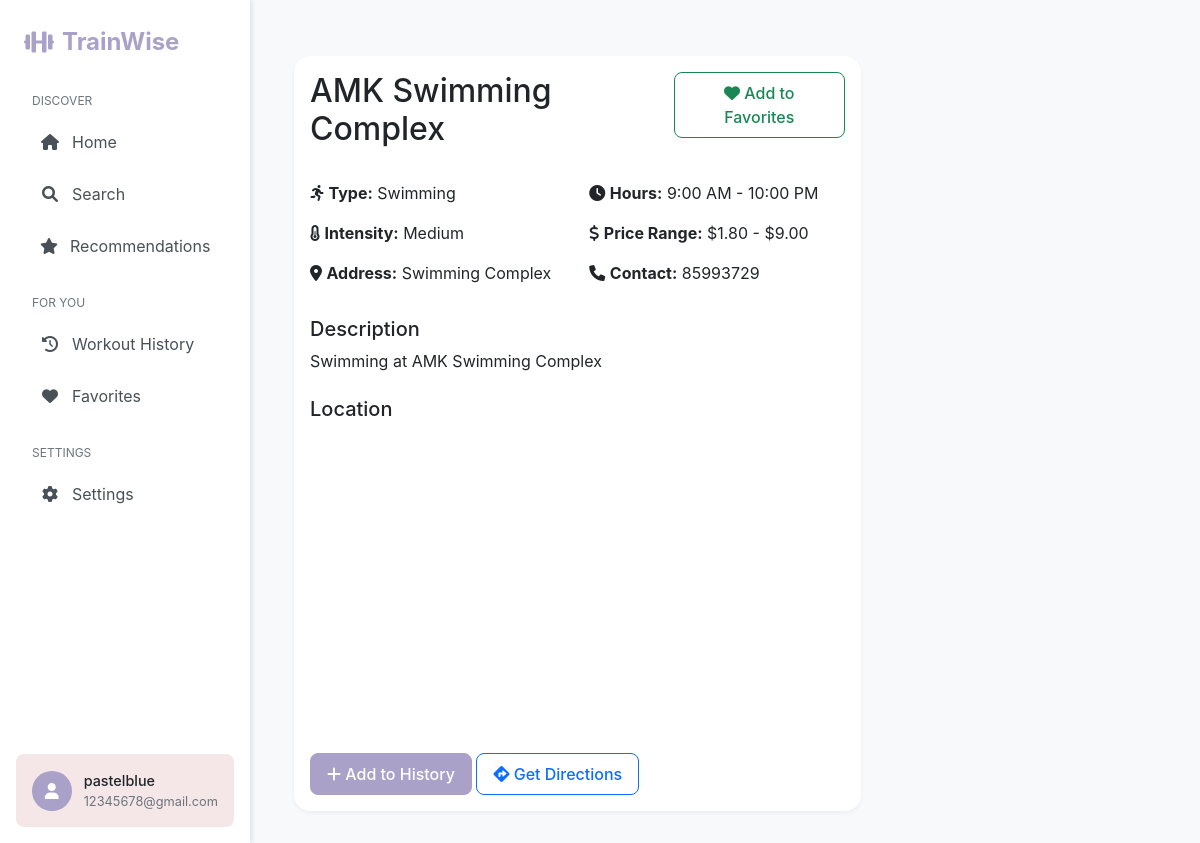
The app's page /activity/725/ (signed in) with its own data.
### activities/models.py (models this page shows, shortened)
class Activity(models.Model):
    ACTIVITY_TYPES = [
        ('GYM', 'Gym'),
        ('SWIMMING', 'Swimming'),
        ('RUNNING', 'Running'),
        ('BASKETBALL', 'Basketball'),
        ('FOOTBALL', 'Football'),
        ('TENNIS', 'Tennis'),
        ('BADMINTON', 'Badminton'),
        ('TABLE_TENNIS', 'Table Tennis'),
        ('VOLLEYBALL', 'Volleyball'),
        ('SQUASH', 'Squash'),
        ('HOCKEY', 'Hockey'),
        ('PICKLEBALL', 'Pickleball'),
        ('NETBALL', 'Netball'),
        ('LAWN_BOWL', 'Lawn Bowl'),
        ('OTHER', 'Other'),
    ]
    INTENSITY_LEVELS = [
        ('LOW', 'Low'),
        ('MEDIUM', 'Medium'),
        ('HIGH', 'High'),
    ]
    facility_name = models.CharField(max_length=200)
    activity_type = models.CharField(max_length=20, choices=ACTIVITY_TYPES)
    description = models.TextField()
    intensity = models.CharField(max_length=10, choices=INTENSITY_LEVELS)
    is_indoor = models.BooleanField(default=False)
    image_url = models.URLField(blank=True, null=True)
    address = models.CharField(max_length=500)
    latitude = models.DecimalField(max_digits=9, decimal_places=6, null=True, blank=True)
    longitude = models.DecimalField(max_digits=9, decimal_places=6, null=True, blank=True)
    operating_hours = models.CharField(max_length=200)
    price_range = models.CharField(max_length=100)
    contact_info = models.CharField(max_length=100)
    created_at = models.DateTimeField(auto_now_add=True)
    updated_at = models.DateTimeField(auto_now=True)
    class Meta:
        verbose_name_plural = "Activities"
        ordering = ['facility_name']

### activities/views.py (the view)
# urls.py: path('activity/<int:pk>/', views.activity_detail, name='activity_detail'),
@login_required
def activity_detail(request, pk):
    activity = get_object_or_404(Activity, pk=pk)
    is_favorite = FavoriteActivity.objects.filter(user=request.user, activity=activity).exists()
    history_entries = ActivityHistory.objects.filter(user=request.user, activity=activity).order_by('-date_completed')
    context = {
        'activity': activity,
        'is_favorite': is_favorite,
        'history_entries': history_entries,
    }
    return render(request, 'activities/activity_detail.html', context)

### templates/activities/activity_detail.html (shortened to what this page needs)
{% extends 'base.html' %}
{% load static %}
{% block content %}
<div class="container mt-4">
    <div class="row">
        <div class="col-lg-8">
            <div class="card">
                <div class="card-body">
                    <div class="d-flex justify-content-between align-items-start mb-4">
                        <h2 class="card-title">{{ activity.facility_name }}</h2>
                        <button class="btn {% if is_favorite %}btn-success{% else %}btn-outline-success{% endif %}"
                                onclick="toggleFavorite({{ activity.id }}, this)">
                            <i class="fas {% if is_favorite %}fa-heart{% else %}fa-heart{% endif %} mr-1"></i>
                            {% if is_favorite %}Remove from Favorites{% else %}Add to Favorites{% endif %}
                        </button>
                    </div>
                    <div class="activity-details mb-4">
                        <div class="row">
                            <div class="col-md-6">
                                <p><i class="fas fa-running mr-2"></i> <strong>Type:</strong> {{ activity.get_activity_type_display }}</p>
                                <p><i class="fas fa-thermometer-half mr-2"></i> <strong>Intensity:</strong> {{ activity.get_intensity_display }}</p>
                                <p><i class="fas fa-map-marker-alt mr-2"></i> <strong>Address:</strong> {{ activity.address }}</p>
                            </div>
                            <div class="col-md-6">
                                <p><i class="fas fa-clock mr-2"></i> <strong>Hours:</strong> {{ activity.operating_hours }}</p>
                                <p><i class="fas fa-dollar-sign mr-2"></i> <strong>Price Range:</strong> {{ activity.price_range }}</p>
                                <p><i class="fas fa-phone mr-2"></i> <strong>Contact:</strong> {{ activity.contact_info }}</p>
                            </div>
                        </div>
                        <div class="description mt-3">
                            <h5>Description</h5>
                            <p>{{ activity.description }}</p>
                        </div>
                    </div>
                    {% if activity.latitude and activity.longitude %}
                    <div class="map-container mb-4">
                        <h5>Location</h5>
                        <div id="map" style="height: 300px;"></div>
                    </div>
                    {% endif %}
                    <div class="action-buttons">
                        <a href="{% url 'activities:add_to_history_form' activity.id %}" class="btn btn-primary">
                            <i class="fas fa-plus mr-1"></i> Add to History
                        </a>
                        <button class="btn btn-outline-primary" onclick="getDirections({{ activity.latitude }}, {{ activity.longitude }})">
                            <i class="fas fa-directions mr-1"></i> Get Directions
                        </button>
                    </div>
                </div>
            </div>
        </div>
        <div class="col-lg-4">
        </div>
    </div>
</div>
{% endblock %}

### templates/base.html (shortened to what this page needs)
<!DOCTYPE html>
<html lang="en">
<head>
    <link href="https://cdn.jsdelivr.net/npm/bootstrap@5.3.0/dist/css/bootstrap.min.css" rel="stylesheet">
    <link rel="stylesheet" href="https://cdnjs.cloudflare.com/ajax/libs/font-awesome/6.0.0/css/all.min.css">
</head>
<body>
    <div class="sidebar">
        <div class="sidebar-logo">
            <i class="fas fa-dumbbell"></i>
            TrainWise
        </div>
        <nav>
            <div class="nav-section">
                <div class="section-title">Discover</div>
                <ul class="sidebar-nav">
                    <li class="nav-item">
                        <a href="{% url 'activities:home' %}" class="nav-link {% if request.resolver_match.url_name == 'home' %}active{% endif %}">
                            <i class="fas fa-home"></i>
                            Home
                        </a>
                    </li>
                    <li class="nav-item">
                        <a href="{% url 'activities:search' %}" class="nav-link {% if request.resolver_match.url_name == 'search' %}active{% endif %}">
                            <i class="fas fa-search"></i>
                            Search
                        </a>
                    </li>
                    <li class="nav-item">
                        <a href="{% url 'activities:recommendations' %}" class="nav-link {% if request.resolver_match.url_name == 'recommendations' %}active{% endif %}">
                            <i class="fas fa-star"></i>
                            Recommendations
                        </a>
                    </li>
                </ul>
            </div>
            <div class="nav-section">
                <div class="section-title">For You</div>
                <ul class="sidebar-nav">
                    <li class="nav-item">
                        <a href="{% url 'activities:workout_history' %}" class="nav-link {% if request.resolver_match.url_name == 'workout_history' %}active{% endif %}">
                            <i class="fas fa-history"></i>
                            Workout History
                        </a>
                    </li>
                    <li class="nav-item">
                        <a href="{% url 'activities:favorites' %}" class="nav-link {% if request.resolver_match.url_name == 'favorites' %}active{% endif %}">
                            <i class="fas fa-heart"></i>
                            Favorites
                        </a>
                    </li>
                </ul>
            </div>
            <div class="nav-section">
                <div class="section-title">Settings</div>
                <ul class="sidebar-nav">
                    <li class="nav-item">
                        <a href="{% url 'activities:profile' %}" class="nav-link {% if request.resolver_match.url_name == 'profile' %}active{% endif %}">
                            <i class="fas fa-cog"></i>
                            Settings
                        </a>
                    </li>
                </ul>
            </div>
        </nav>
        {% if user.is_authenticated %}
        <div class="user-profile">
            <div class="profile-image">
                <i class="fas fa-user"></i>
            </div>
            <div class="profile-info">
                <p class="profile-name">{{ user.username }}</p>
                <p class="profile-email">{{ user.email }}</p>
            </div>
        </div>
        {% endif %}
    </div>
    <div class="main-content">
        {% block content %}{% endblock %}
    </div>
</body>
</html>

### templates/base.html (style rules this page uses)
:root { --primary-color: #AAA1C8; --secondary-color: #967AA1; --light-color: #D5C6E0; --very-light-color: #F5E6E8; --sidebar-width: 250px; }
body { font-family: 'Inter', -apple-system, BlinkMacSystemFont, sans-serif; background-color: #f8f9fa; }
.sidebar { position: fixed; left: 0; top: 0; bottom: 0; width: var(--sidebar-width); background: white; box-shadow: 2px 0 5px rgba(0, 0, 0, 0.1); z-index: 1000; padding: 1.5rem; }
.sidebar-logo { display: flex; align-items: center; gap: 0.5rem; margin-bottom: 2rem; font-size: 1.5rem; font-weight: bold; color: var(--primary-color); }
.sidebar-nav { list-style: none; padding: 0; margin: 0; }
.nav-section { margin-bottom: 1.5rem; }
.section-title { font-size: 0.75rem; text-transform: uppercase; color: #6c757d; margin-bottom: 0.5rem; padding-left: 0.5rem; }
.nav-item { margin-bottom: 0.25rem; }
.nav-link { display: flex; align-items: center; gap: 0.75rem; padding: 0.75rem 1rem; color: #495057; text-decoration: none; border-radius: 0.5rem; transition: all 0.2s; }
.nav-link i { width: 1.25rem; text-align: center; }
.main-content { margin-left: var(--sidebar-width); padding: 2rem; min-height: 100vh; }
.user-profile { position: absolute; bottom: 1rem; left: 1rem; right: 1rem; padding: 1rem; background: var(--very-light-color); border-radius: 0.5rem; display: flex; align-items: center; gap: 0.75rem; }
.profile-image { width: 40px; height: 40px; border-radius: 50%; background: var(--primary-color); display: flex; align-items: center; justify-content: center; color: white; }
.profile-info { flex: 1; }
.profile-name { font-weight: 500; color: #212529; margin: 0; font-size: 0.9rem; }
.profile-email { color: #6c757d; font-size: 0.8rem; margin: 0; }
.card { border: none; box-shadow: 0 2px 4px rgba(0, 0, 0, 0.05); transition: transform 0.2s, box-shadow 0.2s; border-radius: 1rem; }
.btn { border-radius: 0.5rem; padding: 0.5rem 1rem; font-weight: 500; }
.btn-primary { background-color: var(--primary-color); border-color: var(--primary-color); }

### records on screen
Activity: facility_name "AMK Swimming Complex", activity_type "Swimming", intensity "Medium", address "Swimming Complex", operating_hours "9:00 AM - 10:00 PM", price_range "$1.80 - $9.00", contact_info "85993729", description "Swimming at AMK Swimming Complex"

### other values on screen
{{ user.username }} "pastelblue"
{{ user.email }} "12345678@gmail.com"
